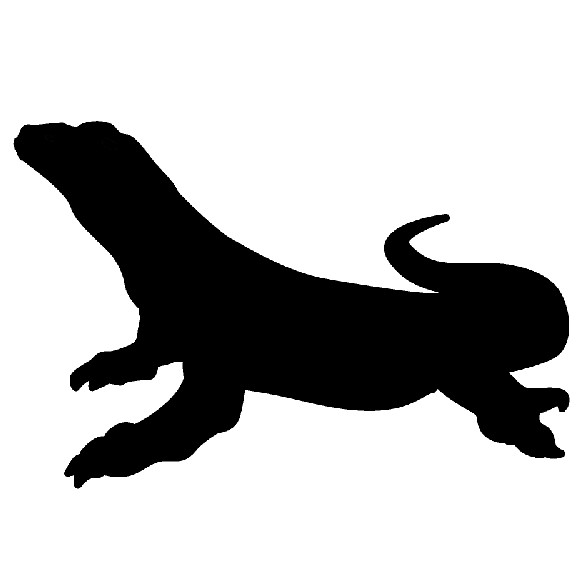
#> input picture picture.jpg, 585 x 584 px
$ python present.py
#> lines starting #> are read from the running program, lines starting #| are printed output that depends on the picture
# -*- coding: utf-8 -*-
"""Presentation file for visualizing epicycle while drawing fourier transformed
 images via closed loop function. Presentation libraries such as PIL, Matplot
 -lib pylab, numpy, math, scipy are used."""

from PIL import Image
from pylab import *
import numpy as np
import sys
np.set_printoptions(threshold=sys.maxsize)

#im = Image.open("picture.jpg")
#im.rotate(45).show()

import matplotlib.pyplot as plt
from matplotlib import animation


from numpy import interp
from math import tau
from scipy.integrate import quad

def create_close_loop(image_name, level=[200]):
    #Prepare Plot
#> called with image_name = 'picture.jpg'
    fig, ax = plt.subplots(1, 2, figsize=(10, 5))
    ax[0].set_aspect('equal', 'datalim')
    ax[1].set_aspect('equal', 'datalim')
    ax[0].set_title('Before Centered')
    ax[1].set_title('After Centered')

    #read image to array, then image border with countour
    im = np.array(Image.open("picture.jpg").convert('L'))
    contour_plot = ax[0].contour(im, levels=level, colors='black', origin = 'image')
    print(contour_plot)
#> (printed output is left out)
    #print(im)

    #Get Countor Path and create lookup-table
    contour_path = contour_plot.collections[0].get_paths()[0]
    x_table, y_table = contour_path.vertices[:, 0], contour_path.vertices[:, 1]
#> x_table = 3047 values, max 570.1 at index 1819, min 13.07 at index 113, mean 281.9; y_table = 3047 values, max 463.3 at index 3040, min 94.91 at index 995, mean 259.9
    time_table = np.linspace(0, tau, len(x_table))
#> time_table = 3047 values from 0 to 6.28

    #Method to center the image
    x_table = x_table - min(x_table)
#> x_table = 3047 values, max 557 at index 1819, min 0 at index 113, mean 268.8
    y_table = y_table - min(y_table)
#> y_table = 3047 values, max 368.4 at index 3040, min 0 at index 995, mean 165
    x_table = x_table - max(x_table) / 2
#> x_table = 3047 values, max 278.5 at index 1819, min -278.5 at index 113, mean -9.72
    y_table = y_table - max(y_table) / 2
#> y_table = 3047 values, max 184.2 at index 3040, min -184.2 at index 995, mean -19.2

    #Visualize
    ax[1].plot(x_table, y_table, 'k-')

    return time_table, x_table, y_table

def f(t, time_table, x_table, y_table):
    return interp(t, time_table, x_table) + 1j*interp(t, time_table, y_table)

def DFT(t, coef_list, order =5):
    kernel = np.array([np.exp(-n*1j*t) for n in range(-order, order+1)])
    series = np.sum((coef_list[:, 0]+1j*coef_list[:, 1]) * kernel[:])
    return np.real(series), np.imag(series)

def coef_list(time_table, x_table, y_table, order=5):
    coef_list = []
    for n in range(-order, order + 1):
        real_coef = quad(lambda t: np.real(f(t, time_table, x_table, y_table) * np.exp(-n*1j*t)), 0, tau, limit=100, full_output=1)[0]/tau
        imag_coef = quad(lambda t: np.imag(f(t, time_table, x_table, y_table) * np.exp(-n*1j*t)), 0, tau, limit=100, full_output=1)[0]/tau
        coef_list.append([real_coef, imag_coef])
    return np.array(coef_list)

def visualize(x_DFT, y_DFT, coef, order, space, fig_lim):
    fig, ax = plt.subplots()
    lim = max(fig_lim)
    ax.set_xlim([-lim, lim])
    ax.set_ylim([-lim, lim])
    ax.set_aspect('equal')

    #Initialize
    line = plt.plot([], [], 'r-', linewidth = 2)[0]
    radius = [plt.plot([], [], 'r-', linewidth = 0.5, marker='o', markersize=1)[0] for _ in range(2 * order + 1)]
    circles = [plt.plot([], [], 'r-', linewidth = 0.5)[0] for _ in range(2 * order + 1)]

    def update_c(c, t):
        new_c = []
        for i, j in enumerate(range(-order, order + 1)):
            dtheta = -j * t
            ct, st = np.cos(dtheta), np.sin(dtheta)
            v = [ct * c[i][0] -st * c[i][1], st * c[i][0] + ct * c[i][1]]
            new_c.append(v)
        return np.array(new_c)

    def sort_velocity(order):
        idx = []
        for i in range(1, order+1):
            idx.extend([order+i, order-i])
        return idx

    def animate(i):
        #animate lines
        line.set_data(x_DFT[:i], y_DFT[:i])
        #animate circles

        r = [np.linalg.norm(coef[j]) for j in range(len(coef))]
        pos = coef[order]
        c= update_c(coef, i / len(space) * tau)
        idx = sort_velocity(order)
        print(zip(idx, radius, circles))
        for j, rad, circle in zip(idx, radius, circles):
            new_pos = pos + c[j]
            rad.set_data([pos[0], new_pos[0]], [pos[1], new_pos[1]])
            theta = np.linspace(0, tau, 50)
            x, y = r[j] * np.cos(theta) + pos[0], r[j] * np.sin(theta) + pos[1]
            circle.set_data(x, y)
            pos = new_pos
#        for j, rad in zip(idx, radius):
#            new_pos = pos + c[j]
#            rad.set_data([pos[0], new_pos[0], [pos[1], new_pos[1]]])
#            #theta = np.linspace(0, tau, 50)
#            #x, y = r[j] * np.cos(theta) + pos[0], r[j] * np.sin(theta) + pos[1]
#            #circle.set_data(x, y)
#            #pos = new_pos
#        #for rad in radius:
#            #new_pos = pos + c[j]
#            #rad.set_data([pos[0], new_pos[0], [pos[1], new_pos[1]]])
#            #theta = np.linspace(0, tau, 50)
#            #x, y = r[j] * np.cos(theta) + pos[0], r[j] * np.sin(theta) + pos[1]
#            #circle.set_data(x, y)
#            #pos = new_pos
#        for j, circle in zip(idx, circles):
#            new_pos = pos + c[j]
#            #rad.set_data([pos[0], new_pos[0], [pos[1], new_pos[1]]])
#            theta = np.linspace(0, tau, 50)
#            x, y = r[j] * np.cos(theta) + pos[0], r[j] * np.sin(theta) + pos[1]
#            circle.set_data(x, y)
#            pos = new_pos

# Animation
    ani = animation.FuncAnimation(fig, animate, frames=len(space), interval=5)
    return ani

#Step 2: Parameterize Image as a closed loop fuction
time_table, x_table, y_table = create_close_loop('picture.jpg')
#> time_table = 3047 values from 0 to 6.28

#Step 3: Calculate Discrete Fourier Transform Coefficient
order = 10
coef = coef_list(time_table, x_table, y_table, order)
#> the loop in coef_list, `for n in range(-order, order + 1):` made 21 passes
#> (real_coef, imag_coef) on passes 1 to 12: (-1.67, -0.485), (1.1, 5), (2.83, 0.563), (3.02, -13.07), (0.774, -5.05), (-7.19, 7.46), (1.65, 12.65), (-35.64, -1.75), (-10.44, 33.01), (-43.56, -36.91), (-9.66, -19.26), (-102.3, 152.6)
#> after the loop in coef_list, `for n in range(-order, order + 1):`: coef_list = 21 items, first 6: [-1.67, -0.485], [1.1, 5], [2.83, 0.563], [3.02, -13.07], [0.774, -5.05], [-7.19, 7.46]
#> coef = 21 rows, first 8: [-1.67, -0.485], [1.1, 5], [2.83, 0.563], [3.02, -13.07], [0.774, -5.05], [-7.19, 7.46], [1.65, 12.65], [-35.64, -1.75]
print(coef)
#> (printed output is left out)

#Step 4: Evaluate Fourier Transform
space = np.linspace(0, tau, 300)
x_DFT = [DFT(t, coef, order)[0] for t in space]
#> x_DFT = 300 values, max 269.4 at index 101, min -266.3 at index 287, mean -10.31
y_DFT = [DFT(t, coef, order)[1] for t in space]
#> y_DFT = 300 values, max 188.1 at index 298, min -179 at index 198, mean -18.58

#Step 5: Visualize it
fig, ax = plt.subplots(figsize=(5, 5))
ax.plot(x_DFT, y_DFT, 'r--')
#ax.plot(x_table, y_table, 'k-')
ax.set_aspect('equal', 'datalim')
xmin, xmax = xlim()
ymin, ymax = ylim()

#Create Epicycle Animation
anim = visualize(x_DFT, y_DFT, coef, order, space, [xmin, xmax, ymin, ymax])
#> in visualize, `lim = max(fig_lim)`: lim = 296.2
# [4 lines of commented-out code are left out]


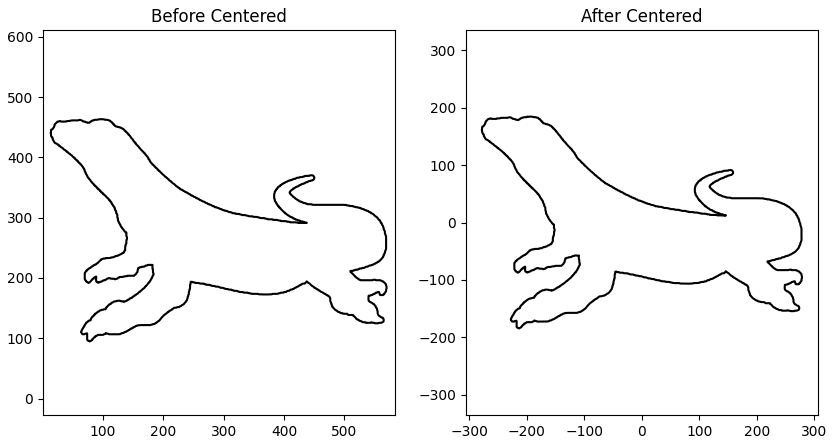
#> figure drawn by matplotlib, 2 panels
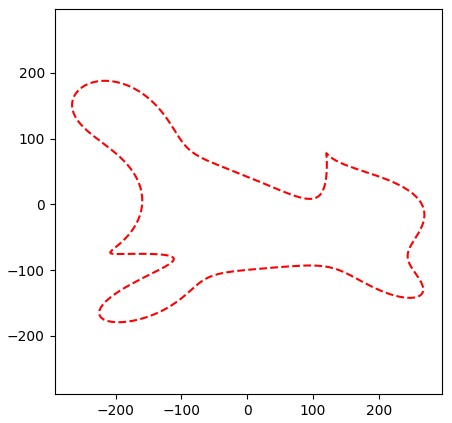
#> figure drawn by matplotlib, 1 panel
#> in animate, `c= update_c(coef, i / len(space) * tau)`: c has the same summary as coef outside animate
#> the loop in animate, `for j, rad, circle in zip(idx, radius, circles):` made 20 passes
#> pos on passes 1 to 12: [-112, 133.4], [-155.6, 96.45], [-153.9, 88.72], [-164.4, 121.7], [-167.1, 147], [-202.8, 145.2], [-211.3, 163.3], [-209.7, 176], [-206.6, 174.2], [-213.8, 181.6], [-216.9, 179.6], [-216.1, 174.6]
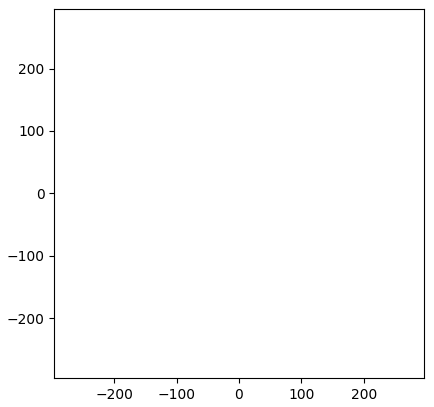
#> figure drawn by matplotlib, 1 panel
